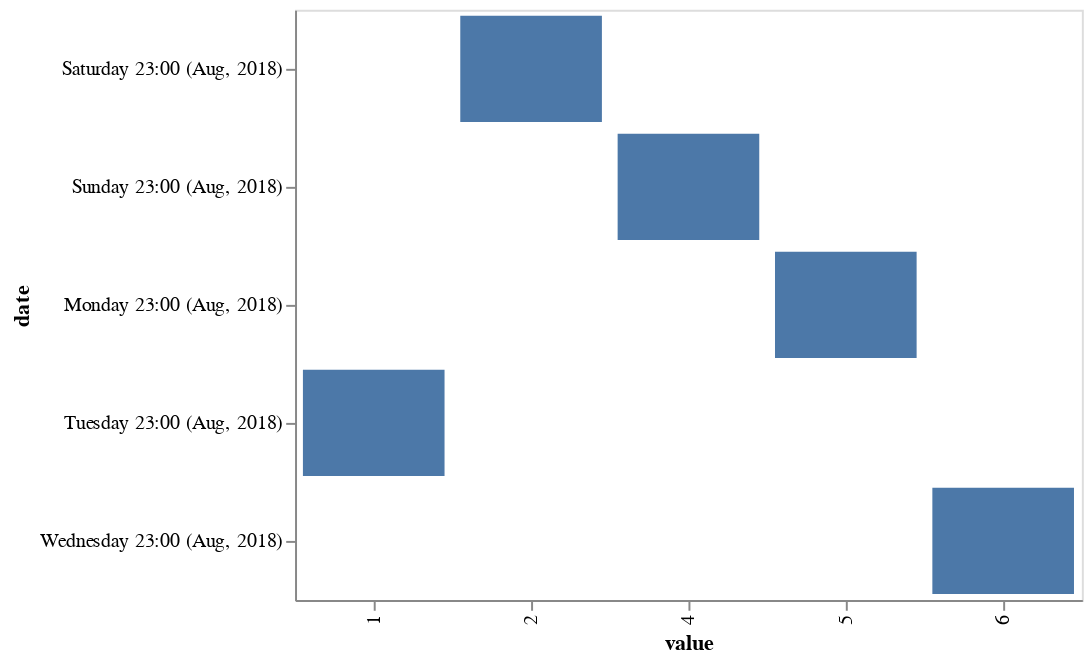

Here is the notebook cell this chart was saved with:
### Code cell
# without making your date timezone aware, Altair also has an option to 
# present your date in UTC, where it assumes the local timezone of the 
# date provided. For this use the prefix `utc` in timeUnit.
df['date'] = df.date.dt.tz_localize(None)
alt.Chart(df).mark_bar().encode(
    x="value:N",    
    y=alt.X("date:O", 
            timeUnit="utcyearmonthdatehoursminutes", 
            axis=alt.Axis(format='%A %H:%M (%b, %Y)', title='date')
           )
)

### Figure 1 — Vega-Lite specification as saved in the notebook (floating-point values rounded to 4 significant figures)
{"$schema": "https://vega.github.io/schema/vega-lite/v2.6.0.json", "config": {"view": {"height": 300, "width": 400}}, "data": {"name": "data-e4ef8207dec54718478b0f2252eac369"}, "datasets": {"data-e4ef8207dec54718478b0f2252eac369": [{"date": "2018-08-11T23:00:00", "value": 2}, {"date": "2018-08-12T23:00:00", "value": 4}, {"date": "2018-08-13T23:00:00", "value": 5}, {"date": "2018-08-14T23:00:00", "value": 1}, {"date": "2018-08-15T23:00:00", "value": 6}]}, "encoding": {"x": {"field": "value", "type": "nominal"}, "y": {"axis": {"format": "%A %H:%M (%b, %Y)", "title": "date"}, "field": "date", "timeUnit": "utcyearmonthdatehoursminutes", "type": "ordinal"}}, "mark": "bar"}
